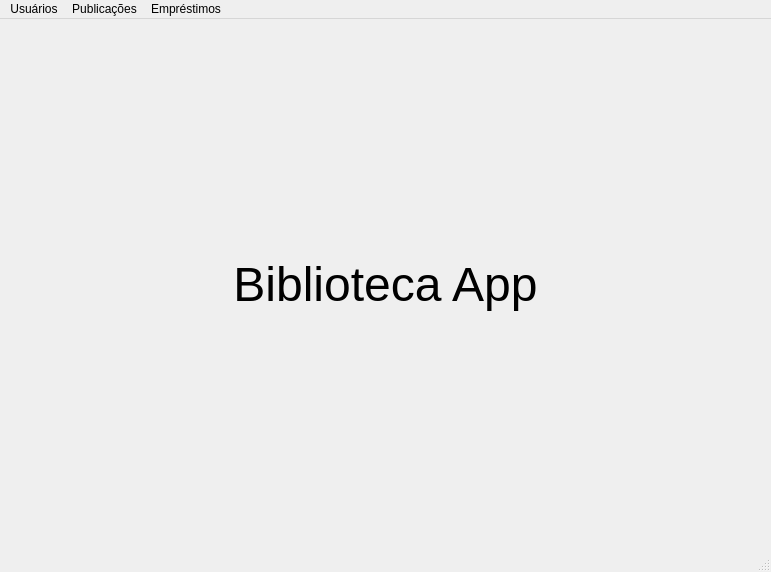
<?xml version="1.0" encoding="UTF-8"?>
<ui version="4.0">
 <author>Felipe Silva</author>
 <class>BibliotecaApp</class>
 <widget class="QMainWindow" name="BibliotecaApp">
  <property name="enabled">
   <bool>true</bool>
  </property>
  <property name="geometry">
   <rect>
    <x>0</x>
    <y>0</y>
    <width>771</width>
    <height>572</height>
   </rect>
  </property>
  <property name="windowTitle">
   <string>Biblioteca Escola X</string>
  </property>
  <widget class="QWidget" name="centralwidget">
   <property name="autoFillBackground">
    <bool>true</bool>
   </property>
   <property name="styleSheet">
    <string notr="true">centralwidget{
qconicalgradient(cx:0.5, cy:0.5, angle:0, stop:0 rgba(35, 40, 3, 255), stop:0.16 rgba(136, 106, 22, 255), stop:0.225 rgba(166, 140, 41, 255), stop:0.285 rgba(204, 181, 74, 255), stop:0.345 rgba(235, 219, 102, 255), stop:0.415 rgba(245, 236, 112, 255), stop:0.52 rgba(209, 190, 76, 255), stop:0.57 rgba(187, 156, 51, 255), stop:0.635 rgba(168, 142, 42, 255), stop:0.695 rgba(202, 174, 68, 255), stop:0.75 rgba(218, 202, 86, 255), stop:0.815 rgba(208, 187, 73, 255), stop:0.88 rgba(187, 156, 51, 255), stop:0.935 rgba(137, 108, 26, 255), stop:1 rgba(35, 40, 3, 255))
}</string>
   </property>
   <widget class="QWidget" name="verticalLayoutWidget">
    <property name="geometry">
     <rect>
      <x>0</x>
      <y>0</y>
      <width>771</width>
      <height>531</height>
     </rect>
    </property>
    <layout class="QVBoxLayout" name="verticalLayout">
     <property name="sizeConstraint">
      <enum>QLayout::SizeConstraint::SetMaximumSize</enum>
     </property>
     <item>
      <spacer name="verticalSpacer_2">
       <property name="orientation">
        <enum>Qt::Orientation::Vertical</enum>
       </property>
       <property name="sizeHint" stdset="0">
        <size>
         <width>20</width>
         <height>40</height>
        </size>
       </property>
      </spacer>
     </item>
     <item>
      <widget class="QLabel" name="welcome">
       <property name="sizePolicy">
        <sizepolicy hsizetype="Expanding" vsizetype="Preferred">
         <horstretch>0</horstretch>
         <verstretch>0</verstretch>
        </sizepolicy>
       </property>
       <property name="font">
        <font>
         <pointsize>36</pointsize>
        </font>
       </property>
       <property name="layoutDirection">
        <enum>Qt::LayoutDirection::LeftToRight</enum>
       </property>
       <property name="text">
        <string>Biblioteca App</string>
       </property>
       <property name="alignment">
        <set>Qt::AlignmentFlag::AlignCenter</set>
       </property>
      </widget>
     </item>
     <item>
      <spacer name="verticalSpacer">
       <property name="orientation">
        <enum>Qt::Orientation::Vertical</enum>
       </property>
       <property name="sizeHint" stdset="0">
        <size>
         <width>20</width>
         <height>40</height>
        </size>
       </property>
      </spacer>
     </item>
    </layout>
   </widget>
  </widget>
  <widget class="QMenuBar" name="menubar">
   <property name="geometry">
    <rect>
     <x>0</x>
     <y>0</y>
     <width>771</width>
     <height>19</height>
    </rect>
   </property>
   <property name="defaultUp">
    <bool>false</bool>
   </property>
   <property name="nativeMenuBar">
    <bool>true</bool>
   </property>
   <widget class="QMenu" name="menuUsuarios">
    <property name="title">
     <string>Usuários</string>
    </property>
    <addaction name="actionAddUser"/>
    <addaction name="actionQueryUser"/>
   </widget>
   <widget class="QMenu" name="menuPublicacoes">
    <property name="title">
     <string>Publicações</string>
    </property>
    <addaction name="actionAddPublicacao"/>
    <addaction name="actionQueryPublicacao"/>
   </widget>
   <widget class="QMenu" name="menuEmprestimos">
    <property name="title">
     <string>Empréstimos</string>
    </property>
    <addaction name="actionregisterCheckOut"/>
    <addaction name="actionregisterDevolucao"/>
   </widget>
   <addaction name="menuUsuarios"/>
   <addaction name="menuPublicacoes"/>
   <addaction name="menuEmprestimos"/>
  </widget>
  <widget class="QStatusBar" name="statusbar"/>
  <action name="actionAddUser">
   <property name="checkable">
    <bool>false</bool>
   </property>
   <property name="text">
    <string>Adicionar Usuário</string>
   </property>
  </action>
  <action name="actionQueryUser">
   <property name="checkable">
    <bool>false</bool>
   </property>
   <property name="text">
    <string>Consultar Usuário</string>
   </property>
  </action>
  <action name="actionAddPublicacao">
   <property name="checkable">
    <bool>false</bool>
   </property>
   <property name="text">
    <string>Adicionar Publicação</string>
   </property>
  </action>
  <action name="actionQueryPublicacao">
   <property name="checkable">
    <bool>false</bool>
   </property>
   <property name="text">
    <string>Consultar Publicação</string>
   </property>
  </action>
  <action name="actionregisterCheckOut">
   <property name="text">
    <string>Registrar Empréstimo</string>
   </property>
  </action>
  <action name="actionregisterDevolucao">
   <property name="text">
    <string>Fazer Devolução</string>
   </property>
  </action>
 </widget>
 <resources/>
 <connections/>
</ui>
